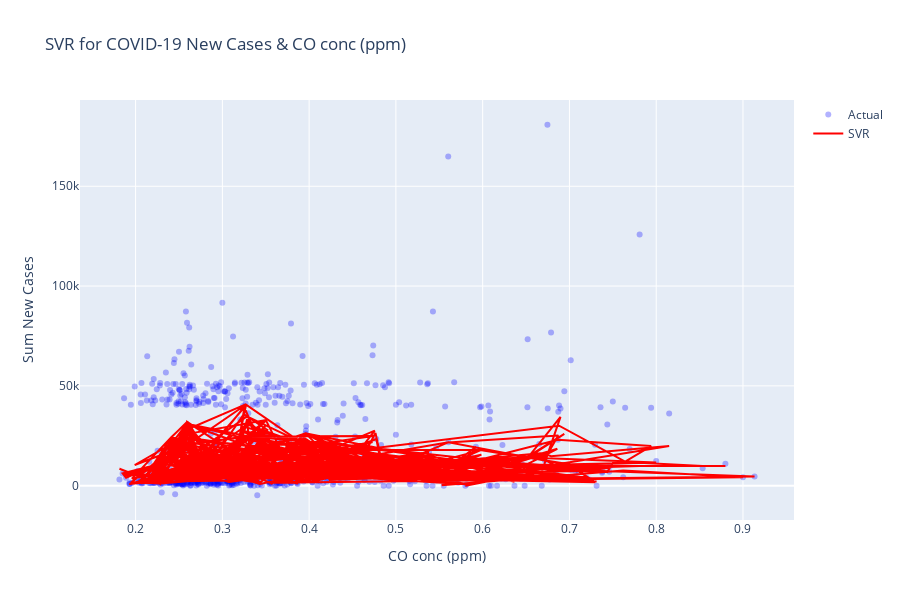

Notebook cell for this chart:
### Code cell
## Perform regression modeling via SVR
from sklearn.svm import SVR
from sklearn.pipeline import Pipeline
from sklearn.preprocessing import StandardScaler
from sklearn.model_selection import train_test_split, GridSearchCV
from sklearn.metrics import r2_score, mean_squared_error

# Convert datetime to int
#x = df_chatter['date'].astype(int) / 10**9  # Convert to seconds (UNIX epoch start)
#x = x.values.reshape(-1, 1)

#y = df_chatter['count']
x = NewData['CO conc (ppm)']
x = x.values.reshape(-1, 1)
y = NewData['Sum New Cases']
#--------------------------------------------------------------
# SVR model with hyperparameter optimization
#--------------------------------------------------------------
# Split the data into train and test sets
x_train, x_test, y_train, y_test = train_test_split(x, y, test_size=0.2, random_state=42)

# Create a pipeline with StandardScaler and SVR
pipeline = Pipeline([('scaler', StandardScaler()),
                     ('svr', SVR(kernel='rbf'))])

# Define the parameter grid for hyperparameter optimization
param_grid = {'svr__C': [10000, 1000000, 100],
              'svr__gamma': [10, 1000, 100]}
# param_grid = {'svr__C': [100, 1000, 100],
#               'svr__gamma': [1, 1000, 100]}

# Perform grid search with cross-validation on train data
grid_search = GridSearchCV(pipeline, param_grid)
grid_search.fit(x_train, y_train)

# Predict using best model on test data
best_svr = grid_search.best_estimator_
y_svr_pred_test = best_svr.predict(x_test)

# Calculate R2 and RMSE for SVR model
svr_r2 = r2_score(y_test, y_svr_pred_test)
svr_rmse = np.sqrt(mean_squared_error(y_test, y_svr_pred_test))

print("Model Evaluation")
print("\nSupport Vector Regression: RMSE=%.2f, R2=%.2f" % (svr_rmse, svr_r2))
print("Hyperparameters:", best_svr, "\n")

# Plot the model
import plotly.graph_objects as go

xtt = NewData['CO conc (ppm)']#df_chatter['date'].dt.strftime('%Y-%m-%d')
scatter_actual = go.Scatter(x=xtt, y=y, mode='markers', name='Actual', marker=dict(color='blue', opacity=0.3))

# line_regression = go.Scatter(x=xtt, y=y_linear_pred, mode='lines', name='LR', line=dict(color='red', dash='dash'))

y_svr_pred = best_svr.predict(x) # Plot on all data
line_svr = go.Scatter(x=xtt, y=y_svr_pred, mode='lines', name='SVR', line=dict(color='red'))

data = [scatter_actual, line_svr]

layout = go.Layout(xaxis=dict(title='CO conc (ppm)'),
                   yaxis=dict(title='Sum New Cases'),
                   title='SVR for COVID-19 New Cases & CO conc (ppm)',
                   showlegend=True,
                   height=600)

fig = go.Figure(data=data, layout=layout)
fig.show()

### Figure 1 — Plotly figure (JSON) as saved in the notebook; plotly's stock layout.template omitted (floating-point values rounded to 4 significant figures; data arrays with more than 128 entries replaced by an {"elided": "..."} marker saying what was removed)
{"data": [{"marker": {"color": "blue", "opacity": 0.3}, "mode": "markers", "name": "Actual", "type": "scatter", "x": {"elided": "713 float values"}, "y": {"elided": "713 float values"}}, {"line": {"color": "red"}, "mode": "lines", "name": "SVR", "type": "scatter", "x": {"elided": "713 float values"}, "y": {"elided": "713 float values"}}], "layout": {"height": 600, "showlegend": true, "title": {"text": "SVR for COVID-19 New Cases & CO conc (ppm)"}, "xaxis": {"title": {"text": "CO conc (ppm)"}}, "yaxis": {"title": {"text": "Sum New Cases"}}}}
